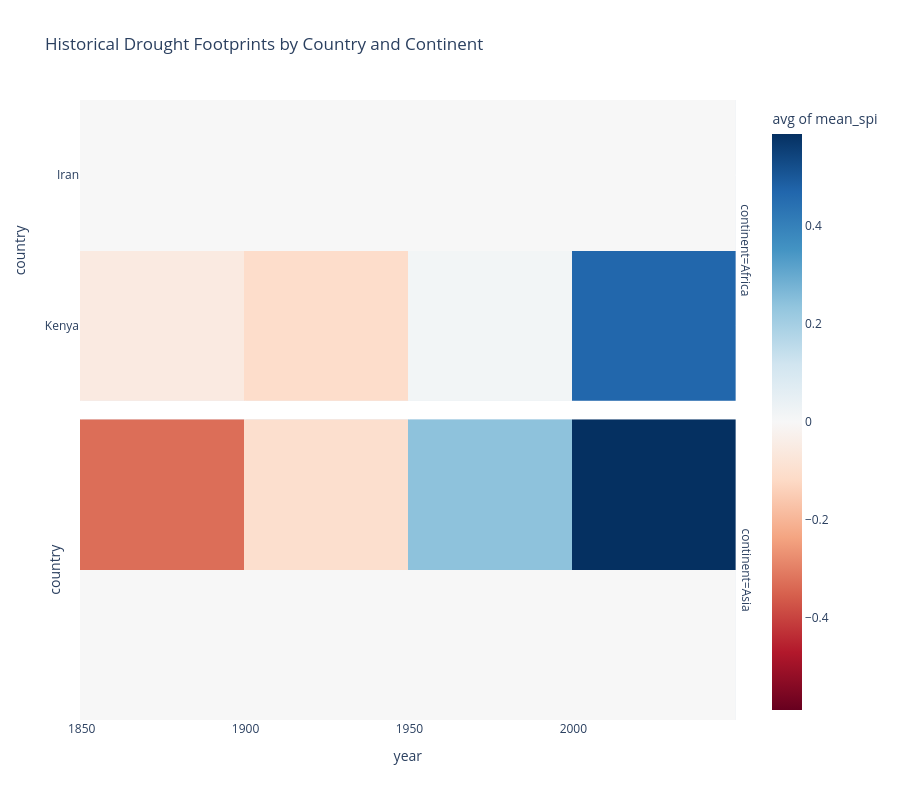

The code cell stored with this chart in its notebook:
### Code cell
import plotly.express as px

# Sort data to make the heatmap look structured
df_sorted = df.sort_values(by=["continent", "country", "year"])

fig = px.density_heatmap(
    df_sorted, 
    x="year", 
    y="country", 
    z="mean_spi",
    facet_row="continent",
    color_continuous_scale=px.colors.diverging.RdBu,
    color_continuous_midpoint=0,
    histfunc="avg",
    title="Historical Drought Footprints by Country and Continent",
    height=800
)
# Adjust y-axes to match the countries in each continent facet
fig.update_yaxes(matches=None) 
fig.show()

### Figure 1 — Plotly figure (JSON) as saved in the notebook; plotly's stock layout.template omitted (floating-point values rounded to 4 significant figures; data arrays with more than 128 entries replaced by an {"elided": "..."} marker saying what was removed)
{"data": [{"coloraxis": "coloraxis", "histfunc": "avg", "hovertemplate": "continent=Africa<br>year=%{x}<br>country=%{y}<br>avg of mean_spi=%{z}<extra></extra>", "name": "", "type": "histogram2d", "x": {"elided": "165 int values"}, "xaxis": "x2", "xbingroup": "x", "y": {"elided": "165 str values"}, "yaxis": "y2", "ybingroup": "y", "z": {"elided": "165 float values"}}, {"coloraxis": "coloraxis", "histfunc": "avg", "hovertemplate": "continent=Asia<br>year=%{x}<br>country=%{y}<br>avg of mean_spi=%{z}<extra></extra>", "name": "", "type": "histogram2d", "x": {"elided": "165 int values"}, "xaxis": "x", "xbingroup": "x", "y": {"elided": "165 str values"}, "yaxis": "y", "ybingroup": "y", "z": {"elided": "165 float values"}}], "layout": {"annotations": [{"font": {}, "showarrow": false, "text": "continent=Asia", "textangle": 90, "x": 0.98, "xanchor": "left", "xref": "paper", "y": 0.2425, "yanchor": "middle", "yref": "paper"}, {"font": {}, "showarrow": false, "text": "continent=Africa", "textangle": 90, "x": 0.98, "xanchor": "left", "xref": "paper", "y": 0.7575, "yanchor": "middle", "yref": "paper"}], "coloraxis": {"cmid": 0, "colorbar": {"title": {"text": "avg of mean_spi"}}, "colorscale": [[0, "rgb(103,0,31)"], [0.1, "rgb(178,24,43)"], [0.2, "rgb(214,96,77)"], [0.3, "rgb(244,165,130)"], [0.4, "rgb(253,219,199)"], [0.5, "rgb(247,247,247)"], [0.6, "rgb(209,229,240)"], [0.7, "rgb(146,197,222)"], [0.8, "rgb(67,147,195)"], [0.9, "rgb(33,102,172)"], [1, "rgb(5,48,97)"]]}, "height": 800, "legend": {"tracegroupgap": 0}, "title": {"text": "Historical Drought Footprints by Country and Continent"}, "xaxis": {"anchor": "y", "domain": [0, 0.98], "title": {"text": "year"}}, "xaxis2": {"anchor": "y2", "domain": [0, 0.98], "matches": "x", "showticklabels": false}, "yaxis": {"anchor": "x", "domain": [0, 0.485], "title": {"text": "country"}}, "yaxis2": {"anchor": "x2", "domain": [0.515, 1], "title": {"text": "country"}}}}
